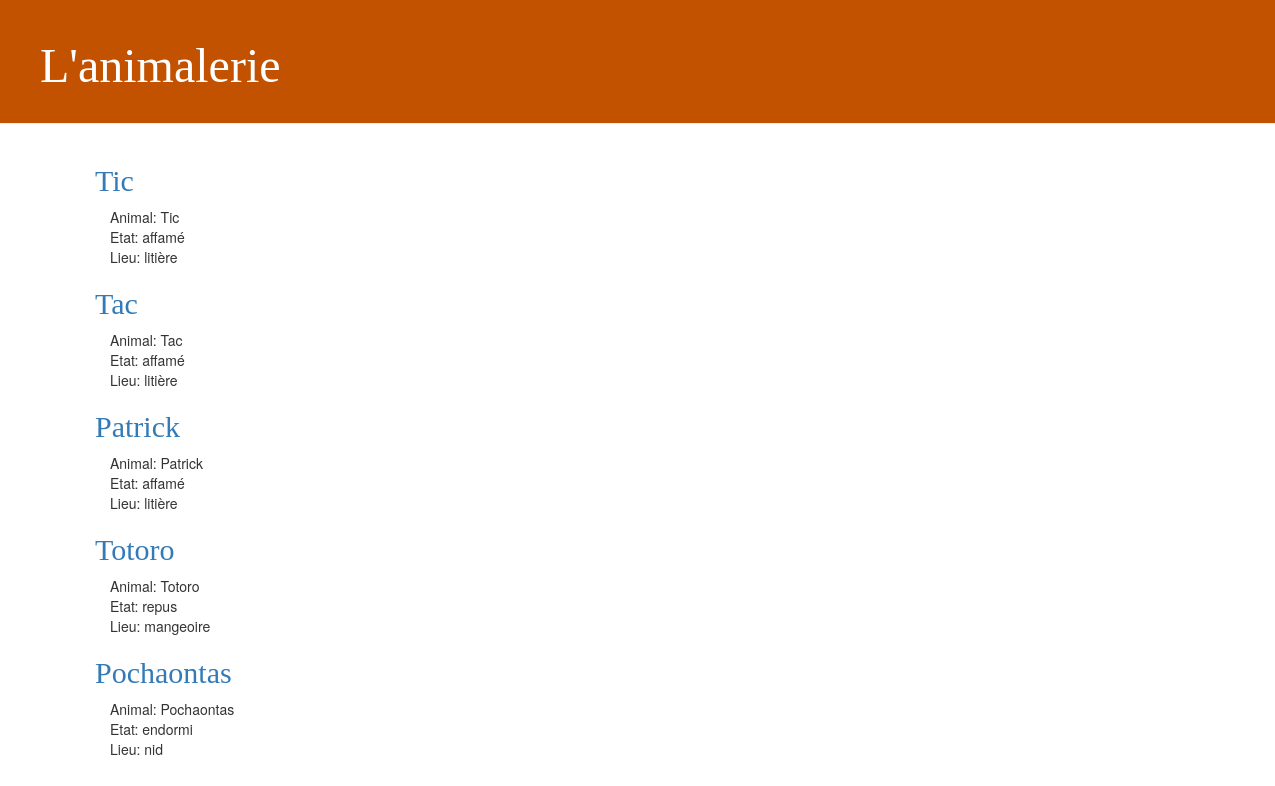
Before: / with the older database file.
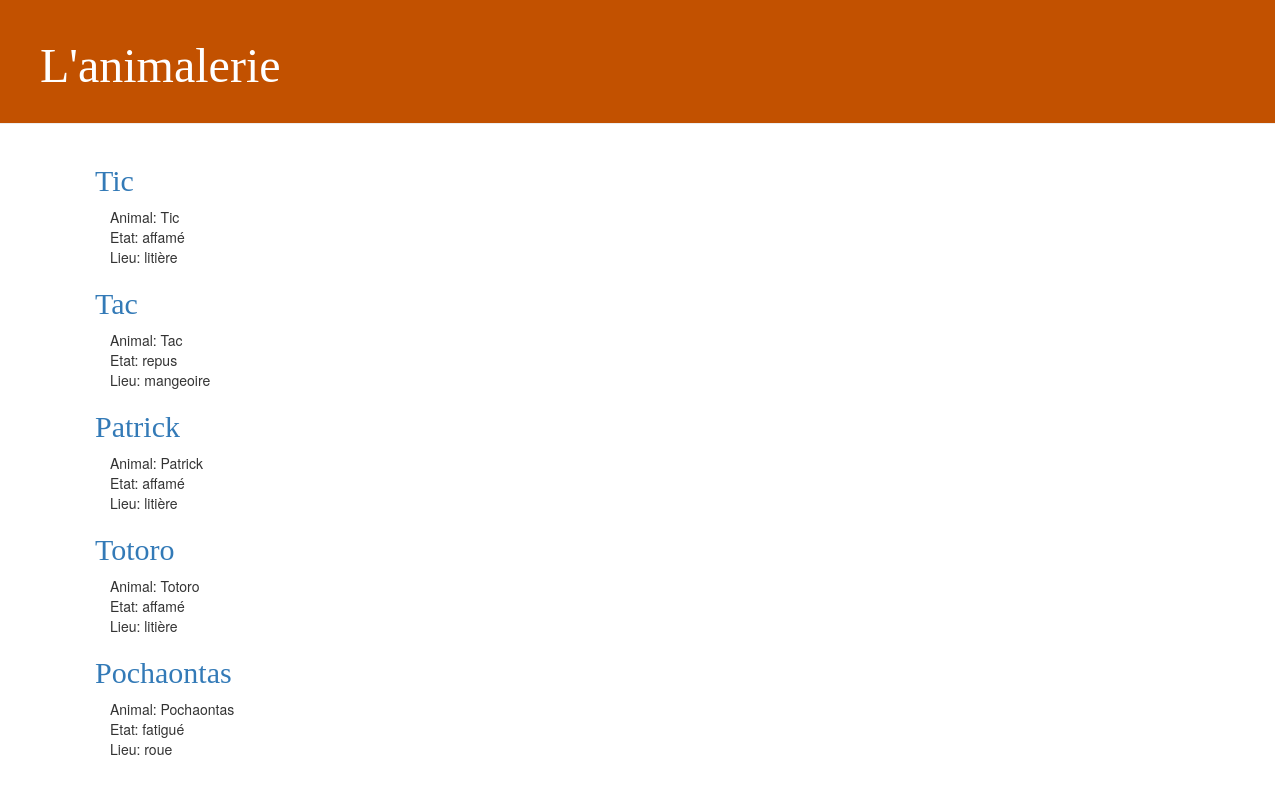
After: the same page with the newer database file.
### blog/models.py (models this page shows, shortened)
class Animal(models.Model):
    id_animal = models.CharField(max_length=100, primary_key=True)
    etat = models.CharField(max_length=20)
    type = models.CharField(max_length=20)
    race = models.CharField(max_length=20)
    photo = models.CharField(max_length=200)
    lieu = models.ForeignKey(Equipement, on_delete=models.CASCADE)

class Equipement(models.Model):
    id_equip = models.CharField(max_length=100, primary_key=True)
    disponibilite = models.CharField(max_length=20)
    photo = models.CharField(max_length=200)
    def __str__(self):
        return self.id_equip

### blog/views.py (the view)
# urls.py: path('', views.post_list, name='post_list'),
def post_list(request):
    equipements = Equipement.objects.all()
    animals = Animal.objects.all()
    return render(request, 'blog/post_list.html', {"animals": animals, "équimements":equipements})

### blog/templates/blog/post_list.html
{% extends 'blog/base.html' %}
{% block content %}
        {% for animal in animals %}
        <div class="content container">
            <div class="row">
                <h2><a href="{% url 'animal_detail' id_animal=animal.id_animal %}">{{ animal.id_animal }}</a></h2>
                <div class="col-md-8">
                    Animal: {{ animal.id_animal }}
                </div>
                <div class="col-md-8">
                    Etat: {{ animal.etat }}
                </div>
                <div class="col-md-8">
                    Lieu: {{ animal.lieu }}
                </div>
            </div>
        </div>
        {% endfor %}
{% endblock %}

### blog/templates/blog/base.html (shortened to what this page needs)
{% load static %}
<html>
    <head>
        <link rel="stylesheet" href="//maxcdn.bootstrapcdn.com/bootstrap/3.2.0/css/bootstrap.min.css">
        <link rel="stylesheet" href="//maxcdn.bootstrapcdn.com/bootstrap/3.2.0/css/bootstrap-theme.min.css">
        <link rel="stylesheet" href="{% static 'css/blog.css' %}">
    </head>
    <body>
        <body>
            <div class="page-header">
                <h1><a href="/">L'animalerie</a></h1>
            </div>
            <div class="content container">
                <div class="row">
                    <div class="col-md-8">
                    {% block content %}
                    {% endblock %}
                    </div>
                </div>
            </div>
        </body>
    </body>
</html>

### blog/static/css/blog.css (style rules this page uses)
.page-header { background-color: #C25100; margin-top: 0; padding: 20px 20px 20px 40px; }
.page-header h1, .page-header h1 a, .page-header h1 a:visited, .page-header h1 a:active { color: #ffffff; font-size: 36pt; text-decoration: none; }
.content { margin-left: 40px; }
h1, h2, h3, h4 { font-family: 'Lobster', cursive; }

Changed rows visible on the page:
changed Animal "Tac": etat "affamé" → "repus"; lieu "litière" → "mangeoire"
changed Animal "Totoro": etat "repus" → "affamé"; lieu "mangeoire" → "litière"
changed Animal "Pochaontas": etat "endormi" → "fatigué"; lieu "nid" → "roue"
